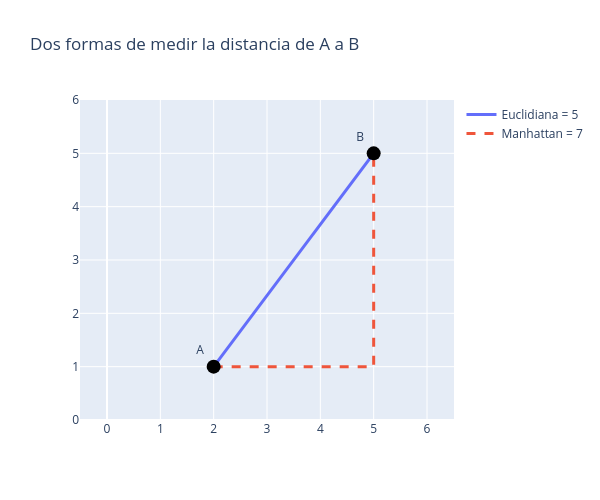

The cell this chart's notebook holds for it:
### Code cell
# Las dos rutas de A a B: línea recta (euclidiana) y por cuadras (Manhattan)
fig = go.Figure()
fig.add_trace(go.Scatter(x=[2, 5], y=[1, 5], mode='lines', name=f'Euclidiana = {d_euclidiana:.0f}',
                         line={'width': 3}))
fig.add_trace(go.Scatter(x=[2, 5, 5], y=[1, 1, 5], mode='lines', name=f'Manhattan = {d_manhattan:.0f}',
                         line={'width': 3, 'dash': 'dash'}))
fig.add_trace(go.Scatter(x=[2, 5], y=[1, 5], mode='markers+text', text=['A', 'B'],
                         textposition='top left', marker={'size': 14, 'color': 'black'}, showlegend=False))
fig.update_layout(width=600, height=500, title='Dos formas de medir la distancia de A a B',
                  xaxis={'range': [0, 6], 'dtick': 1}, yaxis={'range': [0, 6], 'dtick': 1, 'scaleanchor': 'x'})
fig.show()

### Figure 1 — Plotly figure (JSON) as saved in the notebook; plotly's stock layout.template omitted (floating-point values rounded to 4 significant figures)
{"data": [{"line": {"width": 3}, "mode": "lines", "name": "Euclidiana = 5", "type": "scatter", "x": [2, 5], "y": [1, 5]}, {"line": {"dash": "dash", "width": 3}, "mode": "lines", "name": "Manhattan = 7", "type": "scatter", "x": [2, 5, 5], "y": [1, 1, 5]}, {"marker": {"color": "black", "size": 14}, "mode": "markers+text", "showlegend": false, "text": ["A", "B"], "textposition": "top left", "type": "scatter", "x": [2, 5], "y": [1, 5]}], "layout": {"height": 500, "title": {"text": "Dos formas de medir la distancia de A a B"}, "width": 600, "xaxis": {"dtick": 1, "range": [0, 6]}, "yaxis": {"dtick": 1, "range": [0, 6], "scaleanchor": "x"}}}
